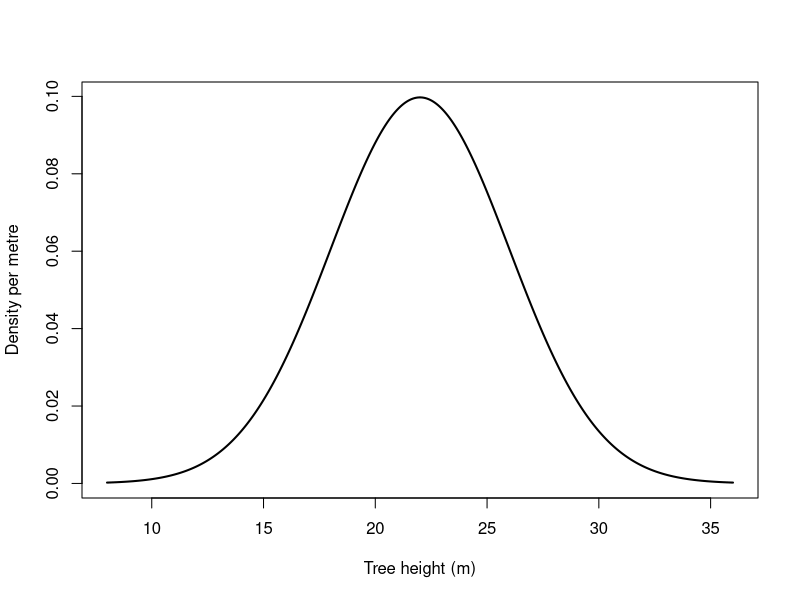
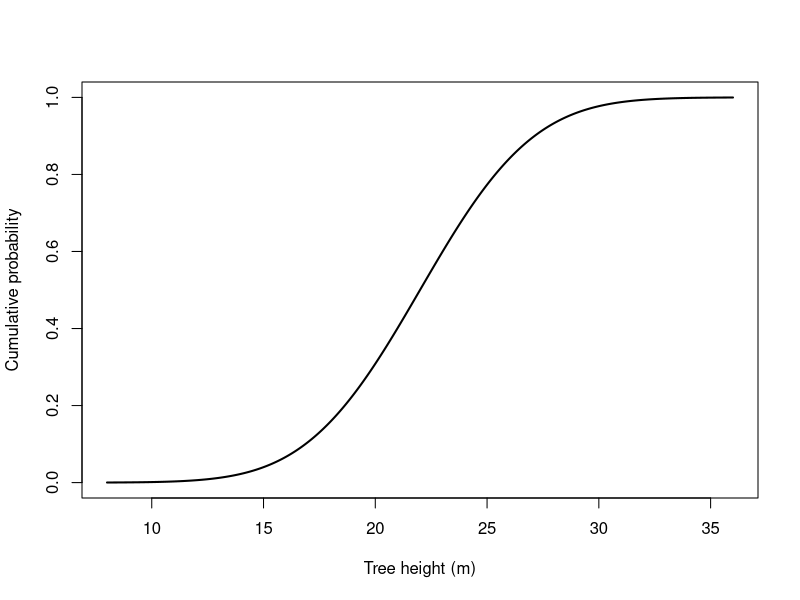
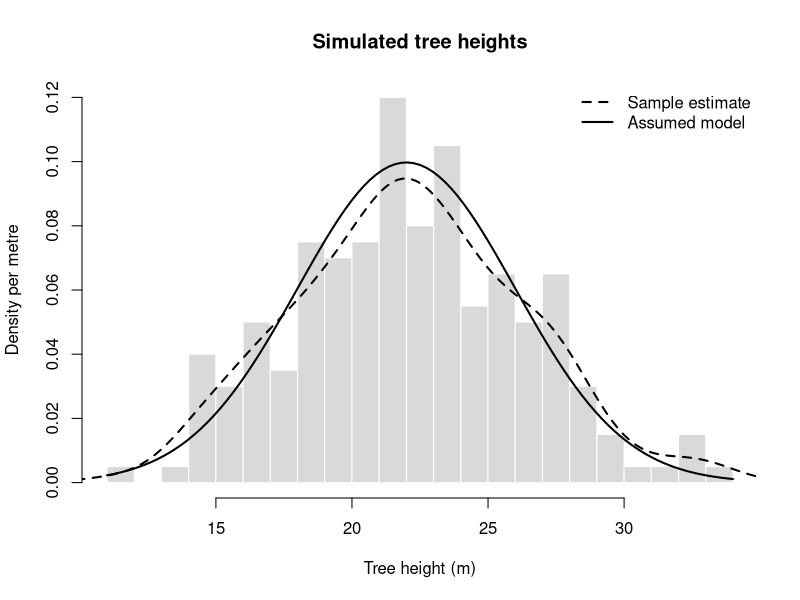
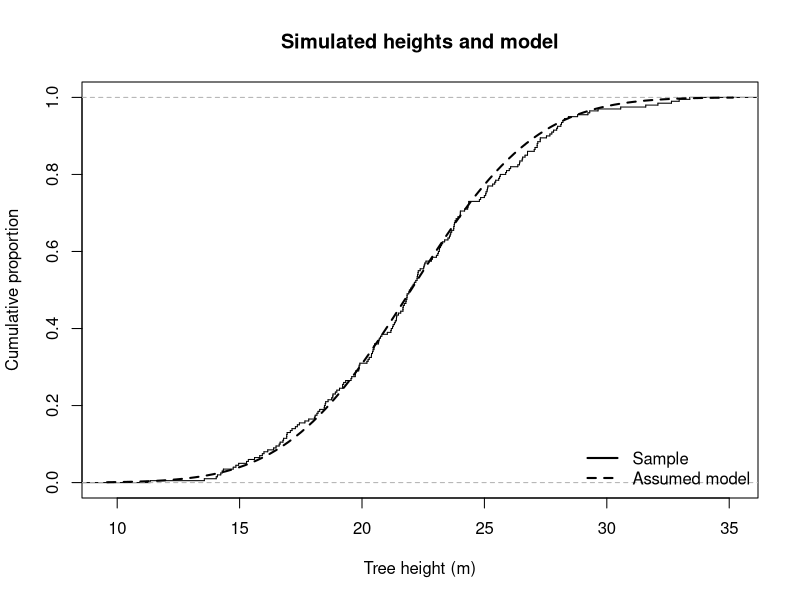
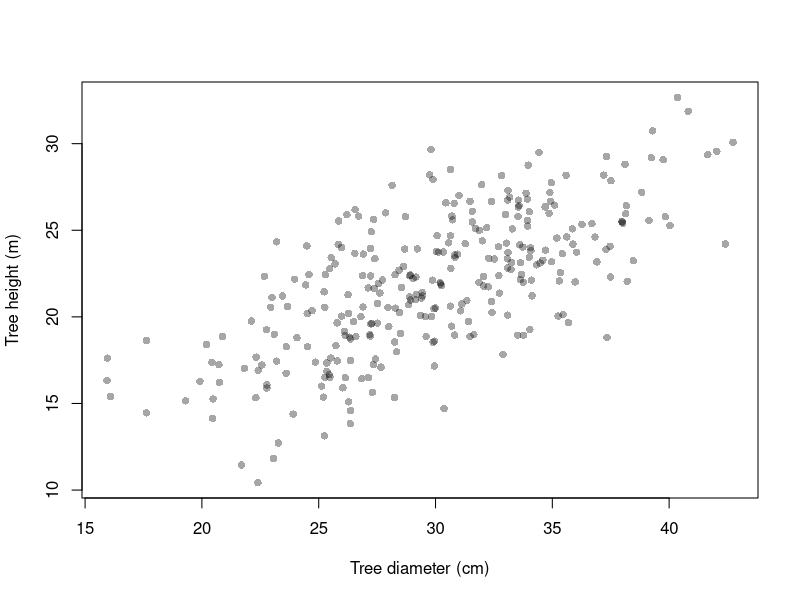
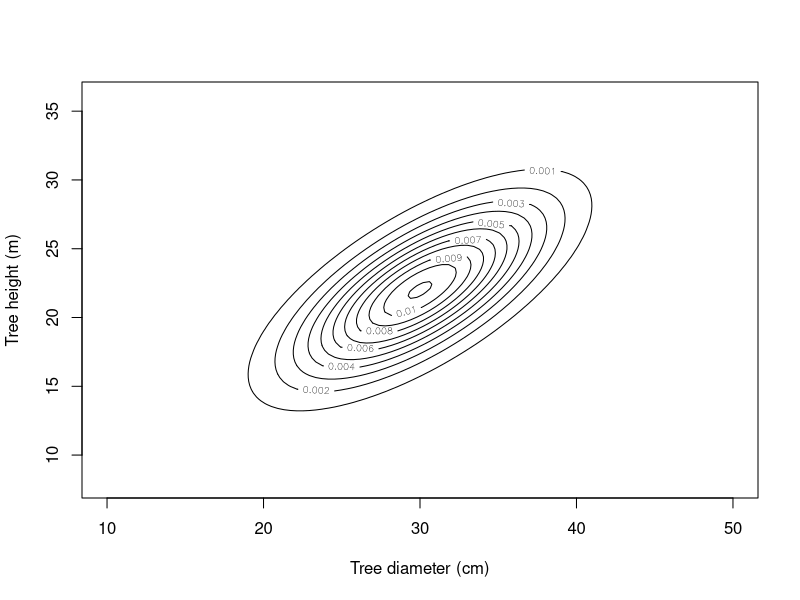

These charts were generated, in order, by the following R code:
## ---- chunk 1
# Calculate the density at one chosen height under the assumed model.
dnorm(x = 22, mean = 22, sd = 4)
## ---- chunk 2
#| echo: false
#| eval: true
#| fig-cap: "Assumed normal density for tree height. Interval probability is area under the curve."
# Calculate the assumed density over a sequence of possible heights.
height_values = seq(from = 8, to = 36, length.out = 400)
height_density = dnorm(x = height_values, mean = 22, sd = 4)
# Plot the density with units that match the height scale.
plot(
  x = height_values, y = height_density, type = "l", lwd = 2,
  xlab = "Tree height (m)", ylab = "Density per metre"
)
## ---- chunk 3
# Subtract cumulative probabilities to obtain an interval probability.
pnorm(q = 26, mean = 22, sd = 4) -
  pnorm(q = 18, mean = 22, sd = 4)
## ---- chunk 4
# Use the upper tail for the probability above the threshold.
pnorm(q = 30, mean = 22, sd = 4, lower.tail = FALSE)
## ---- chunk 5
#| echo: false
#| eval: true
#| fig-cap: "Cumulative probability for the assumed tree-height model."
# Evaluate and plot the cumulative probability over possible heights.
height_values = seq(from = 8, to = 36, length.out = 400)
plot(
  x = height_values,
  y = pnorm(q = height_values, mean = 22, sd = 4),
  type = "l", lwd = 2, ylim = c(0, 1),
  xlab = "Tree height (m)", ylab = "Cumulative probability"
)
## ---- chunk 6
# Find the height at the requested cumulative probability.
qnorm(p = 0.95, mean = 22, sd = 4)
## ---- chunk 7
# Simulate one height for each of 100 trees from the assumed model.
set.seed(seed = 42)
tree_heights = rnorm(n = 100, mean = 22, sd = 4)
head(tree_heights)
## ---- chunk 8
# Calculate an upper-tail probability and a lower-tail quantile.
pnorm(q = 26, mean = 22, sd = 4, lower.tail = FALSE)
qnorm(p = 0.10, mean = 22, sd = 4)
## ---- chunk 9
#| echo: false
#| eval: true
#| fig-cap: "A simulated sample of tree heights, its kernel density estimate, and the assumed normal density."
# Simulate a sample from the assumed normal model.
set.seed(seed = 73)
tree_heights = rnorm(n = 200, mean = 22, sd = 4)
# Compare the sample estimate with the density used to generate it.
hist(
  x = tree_heights, breaks = 16, probability = TRUE,
  col = "grey85", border = "white",
  xlab = "Tree height (m)", ylab = "Density per metre",
  main = "Simulated tree heights"
)
lines(density(x = tree_heights), lwd = 2, lty = 2)
curve(dnorm(x = x, mean = 22, sd = 4), add = TRUE, lwd = 2)
legend(
  "topright", legend = c("Sample estimate", "Assumed model"),
  lty = c(2, 1), lwd = 2, bty = "n"
)
## ---- chunk 10
#| echo: false
#| eval: true
#| fig-cap: "Empirical cumulative distribution of simulated heights and the assumed model's cumulative distribution."
# Simulate a sample and plot its empirical cumulative distribution.
set.seed(seed = 73)
tree_heights = rnorm(n = 200, mean = 22, sd = 4)
plot(
  ecdf(tree_heights), do.points = FALSE, verticals = TRUE,
  xlab = "Tree height (m)", ylab = "Cumulative proportion",
  main = "Simulated heights and model"
)
curve(pnorm(q = x, mean = 22, sd = 4), add = TRUE, lwd = 2, lty = 2)
legend(
  "bottomright", legend = c("Sample", "Assumed model"),
  lty = c(1, 2), lwd = 2, bty = "n"
)
## ---- chunk 11
#| echo: false
#| eval: true
#| fig-cap: "Simulated tree heights and diameters with a positive association."
# Simulate two measurements per tree with a positive association.
set.seed(seed = 50)
n_trees = 300
z_height = rnorm(n = n_trees)
z_other = rnorm(n = n_trees)
# Transform the simulated values to the height and diameter scales.
tree_height = 22 + 4 * z_height
tree_diameter = 30 + 5 * (0.7 * z_height + sqrt(1 - 0.7^2) * z_other)
plot(
  x = tree_diameter, y = tree_height, pch = 16,
  col = grDevices::adjustcolor("black", alpha.f = 0.35),
  xlab = "Tree diameter (cm)", ylab = "Tree height (m)"
)
## ---- chunk 12
#| echo: false
#| eval: true
#| fig-cap: "Contours of the assumed joint density for tree diameter and height."
# Set a grid of possible height and diameter combinations.
diameter_grid = seq(from = 10, to = 50, length.out = 100)
height_grid = seq(from = 8, to = 36, length.out = 100)
rho = 0.7
# Calculate the assumed joint density at each grid combination.
joint_density = outer(
  X = diameter_grid, Y = height_grid,
  FUN = function(diameter, height) {
    dx = (diameter - 30) / 5
    hy = (height - 22) / 4
    exp(-(dx^2 - 2 * rho * dx * hy + hy^2) / (2 * (1 - rho^2))) /
      (2 * pi * 5 * 4 * sqrt(1 - rho^2))
  }
)
contour(
  x = diameter_grid, y = height_grid, z = joint_density,
  nlevels = 8, xlab = "Tree diameter (cm)",
  ylab = "Tree height (m)"
)
